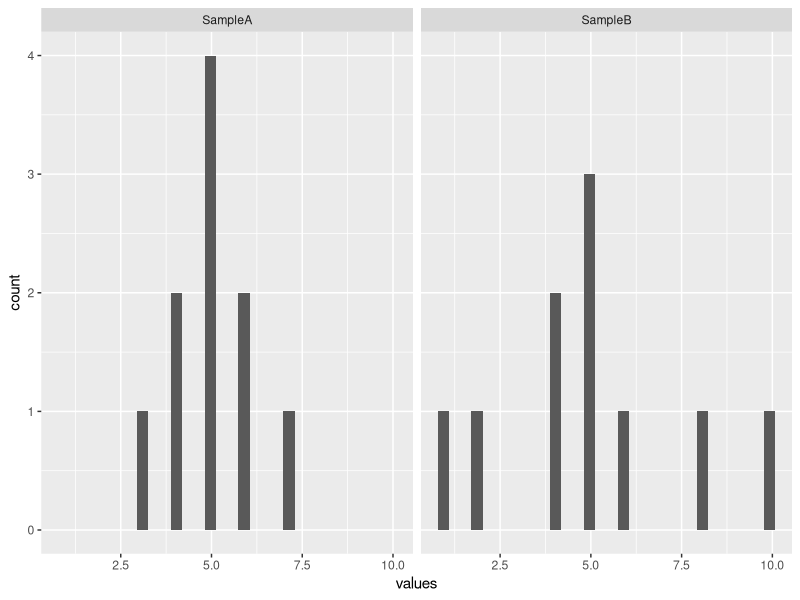
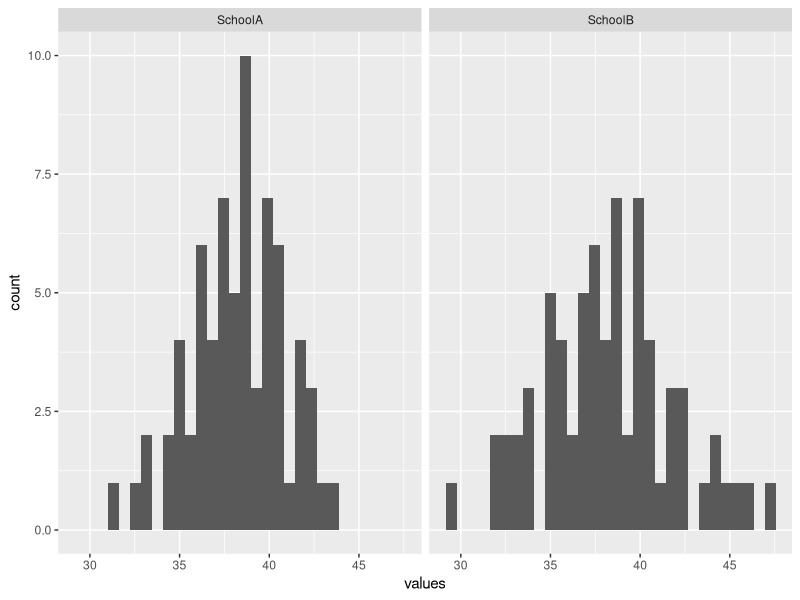
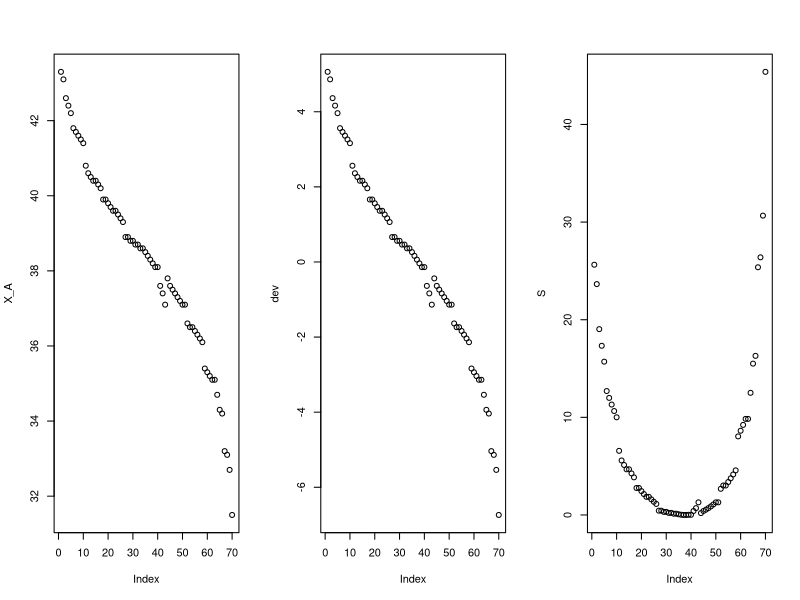

The R source for these figures, in order:
## ---- chunk 1
knitr::opts_chunk$set(echo = TRUE)
## ---- chunk 2
# p.13 のデータ
# <- で変数に10の数値を代入、cはconcatenateのc
A <- c(3, 4, 4, 5, 5, 5, 5, 6, 6, 7)
B <- c(1, 2, 4, 4, 5, 5, 5, 6, 8, 10)
# repはrepeat 例. rep("SampleA", 10)
# データフレーム: エクセルのようなもの. 列に要因、行に観測を持つ
df1 <- data.frame(
  values = c(A, B),
  labels = c(rep("SampleA", 10), rep("SampleB", 10))
)
## ---- chunk 3
# 最初の6行を見せて、という意味
head(df1, 6)
## ---- chunk 4
library(ggplot2)  # 可視化
# SampleAもSampleBも5あたりに中心があるけれど、
# ばらつきはSampleBの方が大きいですね。
ggplot(df1) +
  facet_wrap(. ~ labels) +
  geom_histogram(aes(x = values))
## ---- chunk 5
# https://whatalnk.github.io/stat-intro-by-r-tkd/Chap02.html
A <- c(
  43.3, 43.1, 42.6, 42.4, 42.2, 41.8, 41.7, 41.6, 41.5, 41.4,
  40.8, 40.6, 40.5, 40.4, 40.4, 40.3, 40.2, 39.9, 39.9, 39.8,
  39.7, 39.6, 39.6, 39.5, 39.4, 39.3, 38.9, 38.9, 38.8, 38.8,
  38.7, 38.7, 38.6, 38.6, 38.5, 38.4, 38.3, 38.2, 38.1, 38.1,
  37.6, 37.4, 37.1, 37.8, 37.6, 37.5, 37.4, 37.3, 37.2, 37.1,
  37.1, 36.6, 36.5, 36.5, 36.4, 36.3, 36.2, 36.1, 35.4, 35.3,
  35.2, 35.1, 35.1, 34.7, 34.3, 34.2, 33.2, 33.1, 32.7, 31.5
)
## ---- chunk 6
# https://whatalnk.github.io/stat-intro-by-r-tkd/Chap02.html
B <- c(
  47.3, 46.1, 45.6, 45.1, 44.5, 44.4, 43.7, 42.6, 42.5, 42.5,
  41.4, 41.8, 41.6, 41.5, 40.7, 40.5, 40.4, 40.3, 40.1, 40.1,
  39.9, 39.8, 39.7, 39.6, 39.6, 39.5, 39.4, 38.9, 38.8, 38.8,
  38.7, 38.7, 38.6, 38.4, 38.2, 38.1, 38.1, 37.8, 37.7, 37.5,
  37.5, 37.4, 37.3, 37.3, 37.1, 36.8, 36.8, 36.7, 36.6, 36.4,
  36.2, 35.4, 35.4, 35.4, 35.3, 35.2, 34.9, 34.8, 34.7, 34.7,
  33.9, 33.8, 33.7, 33.3, 33.1, 32.8, 32.5, 32.1, 31.7, 29.5
)
## ---- chunk 7
# データフレーム(p.14)
df2 <- data.frame(
  values = c(A, B),
  labels = c(rep("SchoolA", length(A)), rep("SchoolB", length(B)))
)
ggplot(df2) +
  facet_wrap(. ~ labels) +
  geom_histogram(aes(x = values))
## ---- chunk 8
X_A_bar = sum(A)/length(A)
X_A_bar
# 課題: `X_B_bar` を求めてみてください。
## ---- chunk 9
X_A = df2[df2$labels=="SchoolA", "values"]  # 実データ
dev = X_A - mean(X_A)  # 偏差
S = (X_A - mean(X_A))^2  # squared
SS = sum(S)  # 平方和(2.2)
par(mfrow=c(1,3)) 
plot(X_A)  # 実データ
plot(dev)  # 偏差: 和は打ち消し合って0 -> all.equal(sum(dev), 0) 
plot(S)  # 平均で0、外れるほど+
## ---- chunk 10
SS = sum(S)  # 平方和(2.2)
n = length(X_A)
SV = SS/(n-1)  # 標本分散
sqrt(SV)  # 標準偏差
sd(X_A) == sqrt(sum((X_A - mean(X_A))^2)/(n-1))  # Rのsdはn-1バージョン
## ---- chunk 11
d = c(1,2,3,4,5,6,7,8,9,10)
mean(d)
var(d)  # 不偏分散
sd(d)  # 標準偏差
## ---- chunk 12
data = c(5.1, 7.4, 10.3, 9.2, 6.5, 6.1, 7.9, 8.4, 8.1, 9.4)
# 2.1
# 2.2
## ---- chunk 13
data = c(5.1, 7.4, 10.3, 9.2, 6.5, 6.1, 7.9, 8.4, 8.1, 9.4)
# 2.1
mean(data)  # 平均値: [1] 7.84
var(data)  # 不偏分散: [1] 2.582667
sqrt(var(data))  # 標準偏差: [1] 1.607068
## ---- chunk 14
data = c(5.1, 7.4, 10.3, 9.2, 6.5, 6.1, 7.9, 8.4, 8.1, 9.4)
# 2.2
n = length(data)
d.mean = sum(data)/n  # 平均値: [1] 7.84
d.var = sum((data - d.mean)^2)/(n-1)  # 不偏分散: [1] 2.582667
d.sd = sqrt(d.var)  # 標準偏差: [1] 1.607068
print(c(d.mean, d.var, d.sd))
## ---- chunk 15
mean = 10
sd = 2
# 平均から2sdに収まる確率は、mean+2*sd から mean-2*sd を引けば良い
# pnormで与えたmeanとsdの分布におけるxまでの面積を求めくれる
# pnorm(-Inf, mean=mean, sd=sd)  # ->0
# pnorm(Inf, mean=mean, sd=sd)  # ->1
pnorm(mean+2*sd, mean=mean, sd=sd)-pnorm(mean-2*sd, mean=mean, sd=sd)
## ---- chunk 16
# 3.1 (1)
# 3.1 (2)
# 3.2は飛ばした二項分布なのでパス(dbinomを使う)
## ---- chunk 17
# 3.1(1)
mean = 145.8
sd = 4
1000*(pnorm(156, mean=mean, sd=sd)  - pnorm(153, mean=mean, sd=sd))
# 3.2は飛ばした二項分布なのでパス(dbinomを使う)
